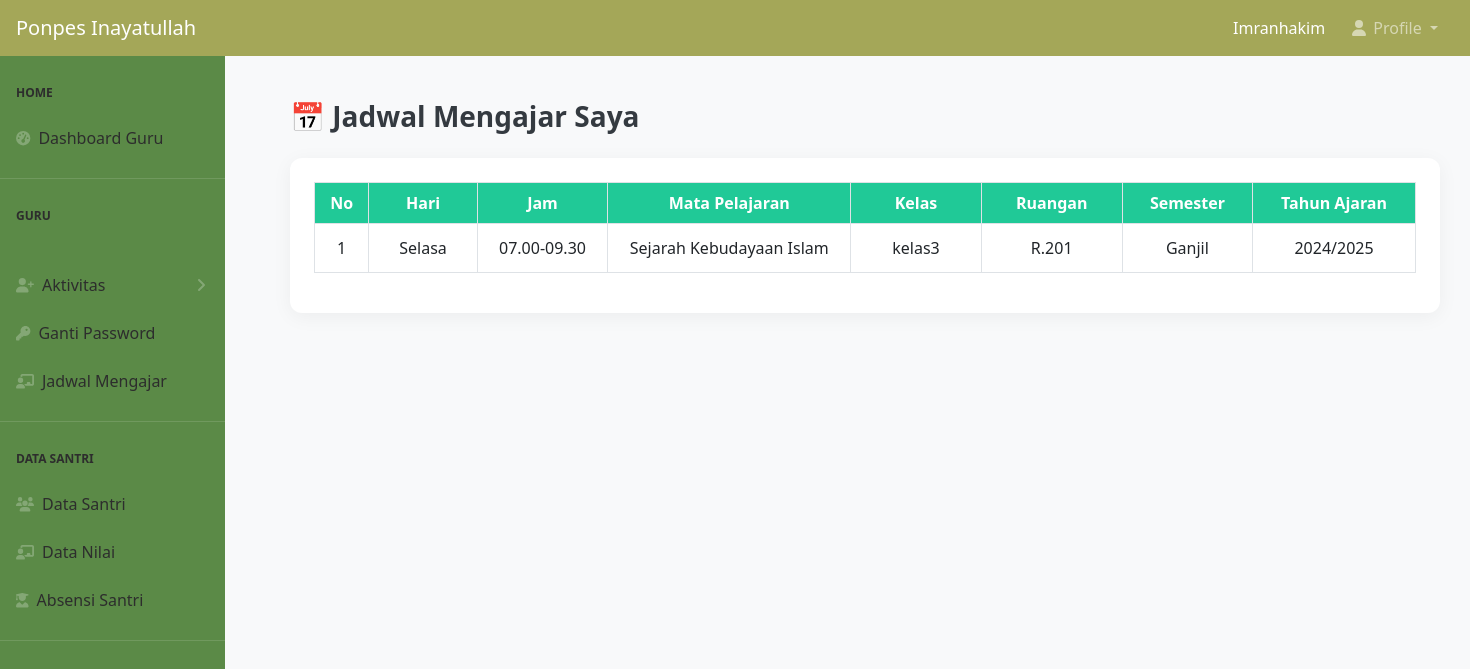
Screenshot of /guru/jadwal_mengajar.php (signed in) with the database file from the repository.
### tables this page shows
CREATE TABLE `users` (
  `id_user` int NOT NULL,
  `username` varchar(50) NOT NULL,
  `password` varchar(255) NOT NULL,
  `role` enum('admin','guru','santri') NOT NULL,
  `id_admin` int DEFAULT NULL,
  `id_guru` int DEFAULT NULL,
  `id_santri` int DEFAULT NULL,
  `status` enum('Aktif','Tidak Aktif') DEFAULT 'Aktif',
  `created_at` timestamp NULL DEFAULT CURRENT_TIMESTAMP
);

CREATE TABLE `jadwal_pelajaran` (
  `id_jadwal` int NOT NULL,
  `hari` varchar(20) NOT NULL,
  `jam_pelajaran` varchar(50) NOT NULL,
  `id_matapelajaran` int NOT NULL,
  `id_guru` int NOT NULL,
  `kelas` varchar(20) NOT NULL,
  `ruangan` varchar(50) NOT NULL,
  `tahun_ajaran` varchar(20) NOT NULL,
  `semester` enum('Ganjil','Genap') NOT NULL,
  `tanggal_input` timestamp NULL DEFAULT CURRENT_TIMESTAMP
);

CREATE TABLE `matapelajaran` (
  `id_matapelajaran` int NOT NULL,
  `kode_matapelajaran` varchar(10) NOT NULL,
  `nama_matapelajaran` varchar(100) NOT NULL,
  `deskripsi` text,
  `tingkat_kelas` varchar(10) DEFAULT NULL,
  `program_pendidikan` varchar(50) DEFAULT NULL,
  `semester` enum('Ganjil','Genap') DEFAULT NULL,
  `jumlah_jam` int DEFAULT NULL,
  `id_guru` int DEFAULT NULL,
  `nama_guru` varchar(100) DEFAULT NULL,
  `status_aktif` enum('Aktif','Tidak Aktif') DEFAULT 'Aktif'
);

### config.php (called while the page is built, shortened)
<?php
$main_url = "http://localhost/ppinayatullah2";
?>

### guru/jadwal_mengajar.php (the view, shortened to what this page needs)
<?php
require_once "../config.php";
$id_guru = $_SESSION['id_guru'];
$query = "
    SELECT jp.*, mp.nama_matapelajaran
    FROM jadwal_pelajaran jp
    JOIN matapelajaran mp ON jp.id_matapelajaran = mp.id_matapelajaran
    WHERE jp.id_guru = '$id_guru'
    ORDER BY FIELD(jp.hari, 'Senin','Selasa','Rabu','Kamis','Jumat','Sabtu','Minggu'), jp.jam_pelajaran
";
$result = mysqli_query($conn, $query);
require_once "../guru/template_guru/header.php";
require_once "../guru/template_guru/navbar.php";
require_once "../guru/template_guru/side-bar.php";
?>
<!DOCTYPE html>
<html lang="id">
<head>
    <link href="https://cdn.jsdelivr.net/npm/bootstrap@5.3.0/dist/css/bootstrap.min.css" rel="stylesheet">
</head>
<body>
    <div class="main-content fade-in container-fluid">
        <h3 class="mb-4">📅 Jadwal Mengajar Saya</h3>
        <div class="card p-4">
            <div class="table-responsive">
                <table class="table table-hover table-bordered align-middle">
                    <thead>
                        <tr>
                            <th style="min-width: 50px;">No</th>
                            <th style="min-width: 100px;">Hari</th>
                            <th style="min-width: 120px;">Jam</th>
                            <th style="min-width: 200px;">Mata Pelajaran</th>
                            <th style="min-width: 120px;">Kelas</th>
                            <th style="min-width: 130px;">Ruangan</th>
                            <th style="min-width: 120px;">Semester</th>
                            <th style="min-width: 150px;">Tahun Ajaran</th>
                        </tr>
                    </thead>
                    <tbody>
                        <?php if (mysqli_num_rows($result) > 0): ?>
                            <?php $no = 1; while ($row = mysqli_fetch_assoc($result)): ?>
                                <tr>
                                    <td><?= $no++ ?></td>
                                    <td><?= $row['hari'] ?></td>
                                    <td><?= $row['jam_pelajaran'] ?></td>
                                    <td><?= $row['nama_matapelajaran'] ?></td>
                                    <td><?= $row['kelas'] ?></td>
                                    <td><?= $row['ruangan'] ?></td>
                                    <td><?= $row['semester'] ?></td>
                                    <td><?= $row['tahun_ajaran'] ?></td>
                                </tr>
                            <?php endwhile; ?>
                        <?php else: ?>
                            <tr>
                                <td colspan="8" class="text-center text-muted">Belum ada jadwal yang ditetapkan.</td>
                            </tr>
                        <?php endif; ?>
                    </tbody>
                </table>
            </div>
        </div>
    </div>
</body>
</html>

### guru/template_guru/navbar.php (shortened to what this page needs)
<?php
require_once "../config.php";
$id_guru = $_SESSION['id_guru'];
$query = mysqli_query($conn, "SELECT users.username, users.role, guru.nama_guru, guru.nip, guru.alamat, guru.no_hp
                              FROM users
                              LEFT JOIN guru ON users.id_guru = guru.id_guru
                              WHERE users.id_guru = '$id_guru'") or die(mysqli_error($conn));
$profile = mysqli_fetch_assoc($query);
?>
<body class="sb-nav-fixed" style="padding-top: 40px;">
    <nav class="sb-topnav navbar navbar-expand navbar-dark custom-navbar">
        <a class="navbar-brand ps-3" href="<?= $main_url ?>index.php">Ponpes Inayatullah</a>
        <form class="d-none d-md-inline-block form-inline ms-auto me-0 me-md-3 my-2 my-md-0">
            <span class="text-white text-capitalize">
                <?= htmlspecialchars($profile['username'] ?? 'Unknown') ?>
            </span>
        </form>
        <ul class="navbar-nav ms-auto ms-md-0 me-3 me-lg-4">
            <li class="nav-item dropdown">
                <a class="nav-link dropdown-toggle" id="navbarDropdown" href="#" role="button"
                    data-bs-toggle="dropdown" aria-expanded="false">
                    <i class="fas fa-user fa-fw"></i> Profile
                </a>
            </li>
        </ul>
    </nav>
</body>

### guru/template_guru/navbar.php (style rules this page uses)
.custom-navbar { background-color: rgb(164, 167, 88) !important; }

### guru/jadwal_mengajar.php (style rules this page uses)
body { background: #f8f9fa; }
.main-content { margin-left: 260px; padding: 60px 30px 30px; }
.card { border: none; border-radius: 12px; box-shadow: 0 4px 20px rgba(0, 0, 0, 0.05); background: #ffffff; }
.table-responsive { overflow-x: auto; }
.table { width: 100%; min-width: 1100px; }
.table th { background-color: #20c997; color: white; text-align: center; vertical-align: middle; }
.table td { text-align: center; vertical-align: middle; white-space: nowrap; padding: 12px; }
h3 { font-weight: 600; color: #343a40; }
.fade-in { animation: fadeIn 0.6s ease-in-out; }

### rows the page displays
users: username "Imranhakim"
jadwal_pelajaran: hari "Selasa", jam_pelajaran "07.00-09.30", id_matapelajaran.nama_matapelajaran "Sejarah Kebudayaan Islam", kelas "kelas3", ruangan "R.201", semester "Ganjil", tahun_ajaran "2024/2025"
